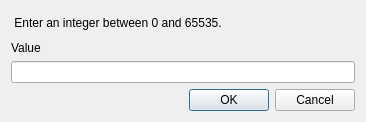
<?xml version="1.0" encoding="UTF-8"?>
<ui version="4.0">
 <class>UnsignedShort</class>
 <widget class="QDialog" name="UnsignedShort">
  <property name="geometry">
   <rect>
    <x>0</x>
    <y>0</y>
    <width>366</width>
    <height>122</height>
   </rect>
  </property>
  <property name="windowTitle">
   <string>UnsignedShort</string>
  </property>
  <layout class="QHBoxLayout" name="horizontalLayout_2">
   <item>
    <layout class="QVBoxLayout" name="verticalLayout_2">
     <item>
      <widget class="QLabel" name="labelHelper">
       <property name="text">
        <string> Enter an integer between 0 and 65535.</string>
       </property>
      </widget>
     </item>
     <item>
      <layout class="QVBoxLayout" name="verticalLayout">
       <item>
        <widget class="QLabel" name="labelValue">
         <property name="text">
          <string>Value</string>
         </property>
        </widget>
       </item>
       <item>
        <widget class="QLineEdit" name="lineEditValue"/>
       </item>
      </layout>
     </item>
     <item>
      <layout class="QHBoxLayout" name="horizontalLayout">
       <item>
        <spacer name="horizontalSpacer">
         <property name="orientation">
          <enum>Qt::Horizontal</enum>
         </property>
         <property name="sizeHint" stdset="0">
          <size>
           <width>40</width>
           <height>20</height>
          </size>
         </property>
        </spacer>
       </item>
       <item>
        <widget class="QPushButton" name="pushButtonOK">
         <property name="text">
          <string>OK</string>
         </property>
        </widget>
       </item>
       <item>
        <widget class="QPushButton" name="pushButtonCancel">
         <property name="text">
          <string>Cancel</string>
         </property>
        </widget>
       </item>
      </layout>
     </item>
    </layout>
   </item>
  </layout>
 </widget>
 <layoutdefault spacing="6" margin="11"/>
 <resources/>
 <connections>
  <connection>
   <sender>pushButtonCancel</sender>
   <signal>clicked()</signal>
   <receiver>UnsignedShort</receiver>
   <slot>reject()</slot>
   <hints>
    <hint type="sourcelabel">
     <x>320</x>
     <y>103</y>
    </hint>
    <hint type="destinationlabel">
     <x>364</x>
     <y>191</y>
    </hint>
   </hints>
  </connection>
  <connection>
   <sender>pushButtonOK</sender>
   <signal>clicked()</signal>
   <receiver>UnsignedShort</receiver>
   <slot>onOKPressed()</slot>
   <hints>
    <hint type="sourcelabel">
     <x>248</x>
     <y>102</y>
    </hint>
    <hint type="destinationlabel">
     <x>251</x>
     <y>173</y>
    </hint>
   </hints>
  </connection>
 </connections>
 <slots>
  <slot>onOKPressed()</slot>
 </slots>
</ui>
